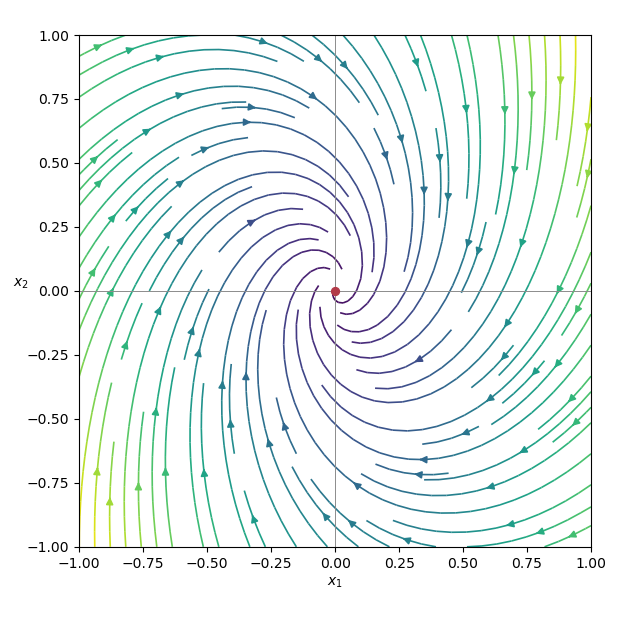

The Python source for this figure:
#!/usr/bin/env python3
"""Plot the linear drift field in 2020 Part II Paper 1, Question 6B."""

from pathlib import Path

import matplotlib.pyplot as plt
import numpy as np


OUTPUT = Path(Path(__file__).stem + ".png")


x1, x2 = np.meshgrid(np.linspace(-1, 1, 17), np.linspace(-1, 1, 17))
a1 = -x1 + x2
a2 = -2 * x1 - x2
speed = np.hypot(a1, a2)

fig, ax = plt.subplots(figsize=(6.2, 6.2))
ax.streamplot(
    x1,
    x2,
    a1,
    a2,
    color=speed,
    cmap="viridis",
    density=1.15,
    linewidth=1.2,
    arrowsize=1.05,
)
ax.scatter([0], [0], color="#b23a48", s=32, zorder=3)
ax.axhline(0, color="0.55", linewidth=0.7)
ax.axvline(0, color="0.55", linewidth=0.7)
ax.set_xlim(-1, 1)
ax.set_ylim(-1, 1)
ax.set_aspect("equal")
ax.set_xlabel("$x_1$")
ax.set_ylabel("$x_2$", rotation=0)
fig.tight_layout()
fig.savefig(OUTPUT, dpi=100, facecolor="white")
